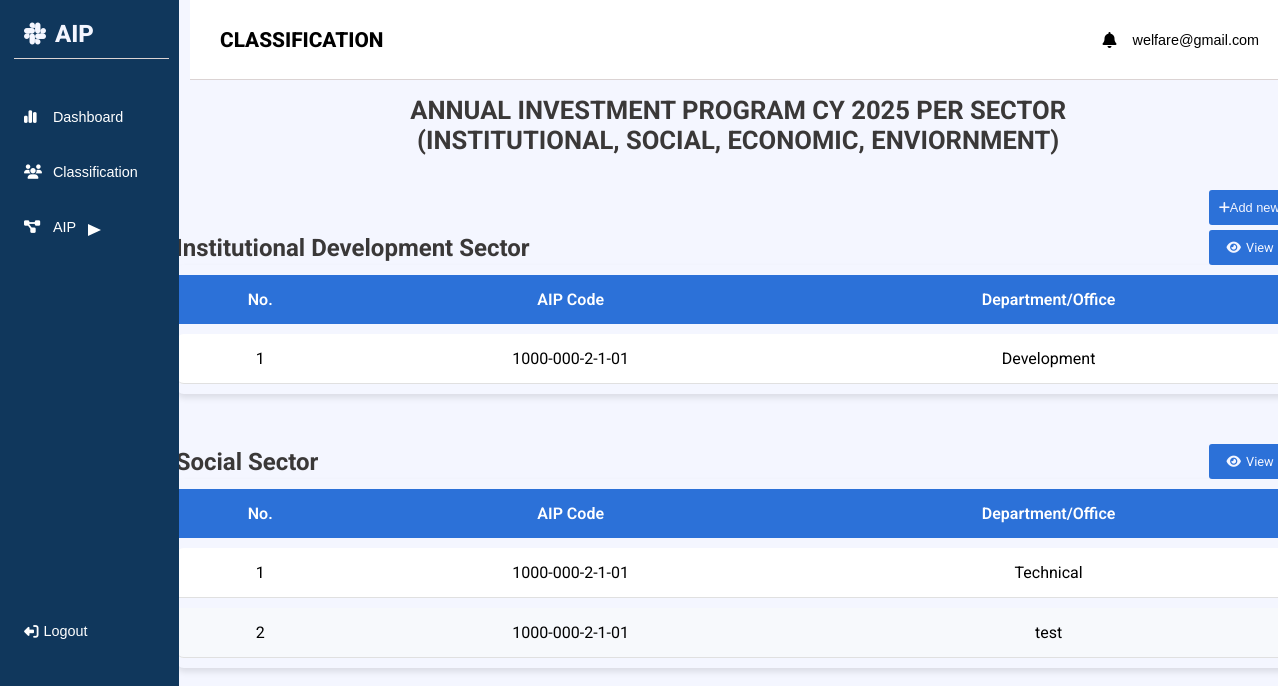
/router.php?page=classification (signed in), run on the app's committed database.
### tables this page shows
CREATE TABLE `aip_sector` (
  `aip_id` int(11) NOT NULL,
  `aip_code` varchar(100) DEFAULT NULL,
  `department_office` varchar(255) DEFAULT NULL,
  `sector_category` varchar(255) DEFAULT NULL
);

### classification.php (called while the page is built)
<?php
require 'src/views/classification.view.php';

### src/views/classification.view.php (the view, shortened to what this page needs)
<?php
include 'src/config/database.php';
$categoriesQuery = "SELECT DISTINCT sector_category FROM aip_sector";
$categoriesResult = mysqli_query($conn, $categoriesQuery);
?>
<?php include 'public/components/header.php'; ?>
           <div class="hero">
               <div class="page-2-container">
                <div class="table">
                    <div class="table-header">
                        <h1>Annual Investment Program cy 2025 per sector</h1>
                        <h1>(Institutional, Social, Economic, Enviornment)</h1>
                    </div>
                <div class="add-btn">
                    <button onclick="document.getElementById('id01').style.display='block'"><i class="fa-solid fa-plus"></i>Add new</button>
                </div>
        <?php if(mysqli_num_rows($categoriesResult)):?>
            <?php while ($categoryRow = mysqli_fetch_assoc($categoriesResult)):
                $category = $categoryRow['sector_category'];
            ?>
                <div class="table_view_header">
                    <h2 class="category-header"><?= htmlspecialchars($category); ?></h2>
                    <a href="router.php?page=aip"><i class="fa-solid fa-eye"></i>View</a>
                </div>
                <table class="category-table" style="margin-bottom:50px;">
                    <thead>
                        <tr>
                            <th>No.</th>
                            <th>AIP Code</th>
                            <th>Department/Office</th>
                        </tr>
                    </thead>
                    <tbody>
                    <?php
                    $dataQuery = "SELECT aip_id, aip_code, department_office FROM aip_sector WHERE sector_category = '$category'";
                    $dataResult = mysqli_query($conn, $dataQuery);
                    $rowNumber = 1;
                    while ($dataRow = mysqli_fetch_assoc($dataResult)):
                    ?>
                        <tr>
                            <td><?= $rowNumber++; ?></td>
                            <td><?= htmlspecialchars($dataRow['aip_code']); ?></td>
                            <td><?= htmlspecialchars($dataRow['department_office']); ?></td>
                        </tr>
                    <?php endwhile; ?>
                    </tbody>
                </table>
            <?php endwhile; ?>
            <?php else :?>
                <p>No data found</p>
                <?php endif; ?>
                </div>
               </div>
            </div>
        </div>
    </div>
</body>
</html>

### public/css/style.css (style rules this page uses)
:root { --primary: #10375c; --bg-color: #f4f6ff; --header-color: #2c71d8; --grey-color: rgb(58, 56, 56); }
* { margin: 0; padding: 0; box-sizing: border-box; }
body { font-family: "Roboto", sans-serif; background-color: var(--bg-color); }
.hero { width: 100%; height: 90vh; padding: 10px 20px; }
.hero h1 { color: black; }
.page-2-container { display: flex; align-items: center; justify-content: center; }
.table_view_header { display: flex; align-items: center; justify-content: space-between; width: 100%; margin-top: 5px; }
.category-header { color: var(--grey-color); }
.table_view_header a { background-color: var(--header-color); text-decoration: none; width: 83px; padding: 10px 0; color: var(--bg-color); border-radius: 3px; font-size: 0.8rem; transition: 0.3s; cursor: pointer; border: none; margin-right: 9px; text-align: center; }
.table_view_header a i { margin-right: 5px; }
.table { position: relative; left: 5px; top: 50px; }
.table .table-header { position: relative; display: flex; align-items: center; justify-content: center; flex-direction: column; margin: 30px 0; }
.table .table-header h1 { color: var(--grey-color); font-size: 1.6rem; text-transform: uppercase; z-index: -1; }
.table table { width: 1125px; border-collapse: separate; border-spacing: 0 10px; font-size: 16px; text-align: center; border-radius: 8px; overflow: hidden; box-shadow: 0 4px 6px rgba(0, 0, 0, 0.1); }
.add-btn { display: flex; align-items: end; justify-content: end; position: relative; right: 11px; }
.add-btn button { background-color: var(--header-color); text-decoration: none; padding: 10px 10px; color: var(--bg-color); border-radius: 3px; font-size: 0.8rem; transition: 0.3s; cursor: pointer; border: none; }
th { padding: 15px; background-color: #2c71d8; color: white; font-weight: 600; }
td { padding: 15px; transition: background-color 0.3s; border-bottom: 1px solid #e0e0e0; }
tbody tr { background-color: #ffffff; }
tbody tr:nth-child(even) { background-color: #f7f9fc; }
tbody tr:first-child td:first-child { border-top-left-radius: 8px; }
tbody tr:first-child td:last-child { border-top-right-radius: 8px; }
tbody tr:last-child td:first-child { border-bottom-left-radius: 8px; }
tbody tr:last-child td:last-child { border-bottom-right-radius: 8px; }
.table .table-header { width: 100%; display: flex; align-items: center; justify-content: space-between; padding: 5px; }

### data on the page
aip_sector: aip_code "1000-000-2-1-01", department_office "Development"
aip_sector: aip_code "1000-000-2-1-01", department_office "Technical"
aip_sector: aip_code "1000-000-2-1-01", department_office "test"

### other printed values
$title "CLASSIFICATION"
$_SESSION['department_email'] "welfare@gmail.com"
$category "Institutional Development Sector"
$category "Social Sector"
